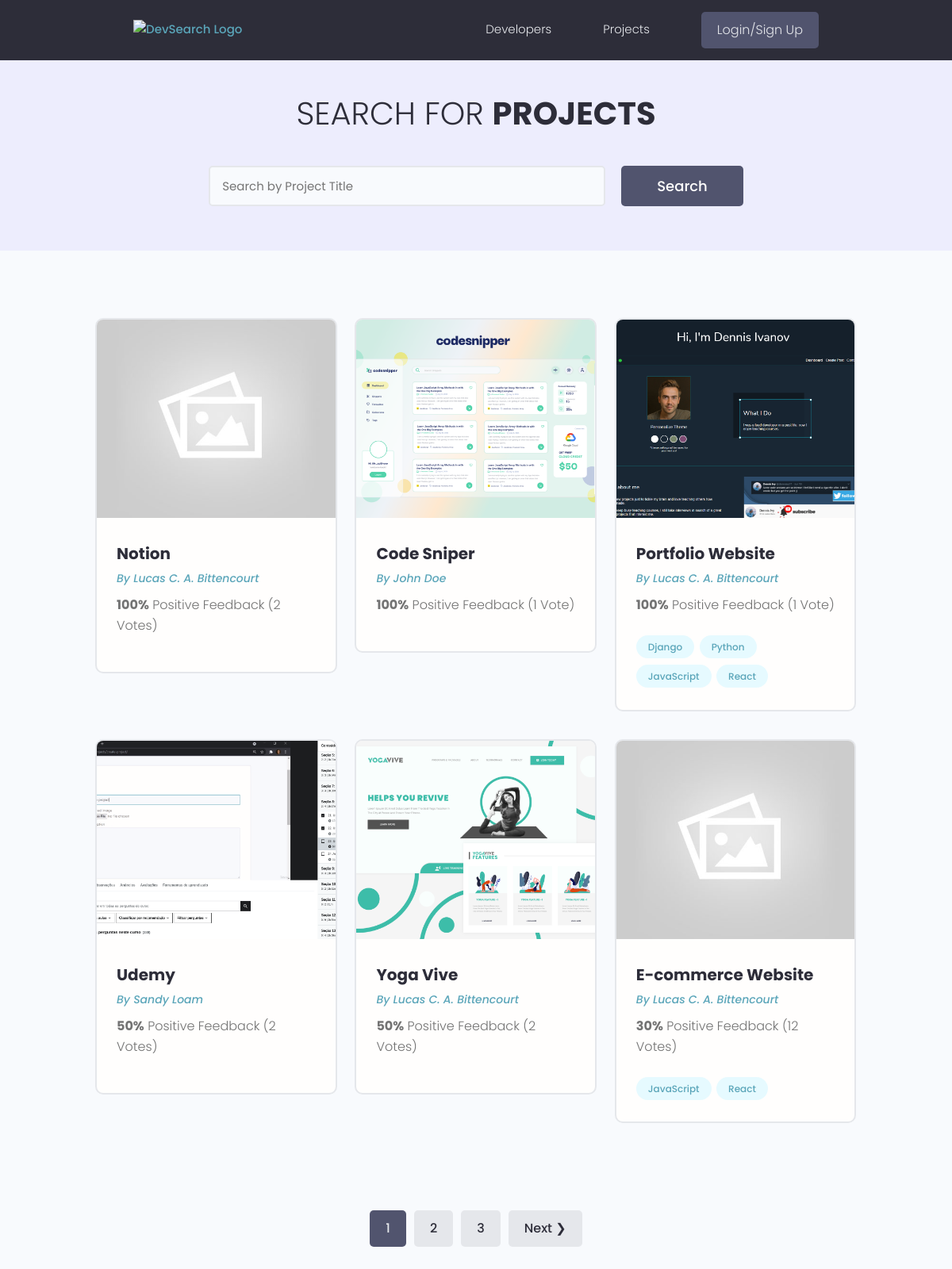
/projects/, run on the app's committed database.
### projects/models.py (models this page shows, shortened)
class Project(models.Model):
    owner = models.ForeignKey(Profile, null=True, blank=True, on_delete=models.SET_NULL)
    title = models.CharField(max_length=200)
    description = models.TextField(null=True, blank=True)
    featured_image = models.ImageField(null=True, blank=True, default="default.jpg")
    demo_link = models.CharField(max_length=2000, null=True, blank=True)
    source_link = models.CharField(max_length=2000, null=True, blank=True)
    tags = models.ManyToManyField('Tag', blank=True)
    vote_total = models.IntegerField(default=0, null=True, blank=True)
    vote_ratio = models.IntegerField(default=0, null=True, blank=True)
    created = models.DateTimeField(auto_now_add=True)
    id = models.UUIDField(default=uuid.uuid4, unique=True,
                            primary_key=True, editable=False)
    class Meta:
        ordering = ['-vote_ratio', '-vote_total', 'title']

class Tag(models.Model):
    name = models.CharField(max_length=200)
    created = models.DateTimeField(auto_now_add=True)
    id = models.UUIDField(default=uuid.uuid4, unique=True,
                            primary_key=True, editable=False)
    def __str__(self):
        return self.name

### users/models.py (models this page shows, shortened)
class Profile(models.Model):
    user = models.OneToOneField(User, on_delete=models.CASCADE, null=True, blank=True)
    name = models.CharField(max_length=200, blank=True, null=True)
    email = models.EmailField(max_length=500, blank=True, null=True)
    username = models.CharField(max_length=200, blank=True, null=True)
    location = models.CharField(max_length=200, blank=True, null=True)
    short_intro = models.CharField(max_length=200, blank=True, null=True)
    bio = models.TextField(blank=True, null=True)
    profile_image = models.ImageField(
        null=True, blank=True, upload_to='profiles/', default='profiles/user_default.png')
    social_github = models.CharField(max_length=200, blank=True, null=True)
    social_twitter = models.CharField(max_length=200, blank=True, null=True)
    social_linkedin = models.CharField(max_length=200, blank=True, null=True)
    social_youtube = models.CharField(max_length=200, blank=True, null=True)
    social_website = models.CharField(max_length=200, blank=True, null=True)
    created = models.DateTimeField(auto_now_add=True)
    id = models.UUIDField(default=uuid.uuid4, unique=True,
                            primary_key=True, editable=False)

### projects/views.py (the view)
# urls.py: path('', views.list, name="projects_list"),
def list(request):
    projects, search_query = search_projects(request)
    custom_range, projects = paginate_projects(request, projects, results=6)
    context = {'projects': projects, 'search_query': search_query, 'custom_range': custom_range}
    return render(request, 'projects/projects.html', context)

### projects/utils.py (called while the page is built)
def paginate_projects(request, projects, results):
  page = request.GET.get('page')
  paginator = Paginator(projects, results)
  try:
    projects = paginator.page(page)
  except PageNotAnInteger:
    page = 1
    projects = paginator.page(page)
  except EmptyPage:
    page = paginator.num_pages
    projects = paginator.page(page)
  left_index = (int(page) - 2)
  if left_index < 1:
    left_index = 1
  right_index = (int(page) + 3)
  if right_index > paginator.num_pages:
    right_index = paginator.num_pages + 1
  custom_range = range(left_index, right_index)
  return custom_range, projects

def search_projects(request):
  search_query = ''
  if request.GET.get('search_query'):
      search_query = request.GET.get('search_query')
  tags = Tag.objects.filter(name__icontains=search_query)
  projects  = Project.objects.distinct().filter(
      Q(title__icontains=search_query) |
      Q(description__icontains=search_query) |
      Q(owner__name__icontains=search_query) |
      Q(tags__in=tags)
  )
  return projects, search_query

### projects/templates/projects/projects.html (shortened to what this page needs)
{% extends 'main.html' %}
{% block content %}
<main class="projects">
  <section class="hero-section text-center">
    <div class="container container--narrow">
      <div class="hero-section__box">
        <h2>Search for <span>Projects</span></h2>
      </div>
      <div class="hero-section__search">
        <form id="searchForm" class="form" action="{% url 'projects_list' %}" method="get">
          <div class="form__field">
            <input class="input input--text" id="formInput#search" type="text" name="search_query"
              placeholder="Search by Project Title" value="{{search_query}}" />
          </div>
          <input class="btn btn--sub btn--lg" type="submit" value="Search" />
        </form>
      </div>
    </div>
  </section>
  <section class="projectsList">
    <div class="container">
      <div class="grid grid--three">
        {% for project in projects %}
        <div class="column">
          <div class="card project">
            <a href="{% url 'projects_index' project.id %}" class="project">
              <img class="project__thumbnail" src="{{project.featured_image.url}}" alt="project thumbnail" />
              <div class="card__body">
                <h3 class="project__title">{{project.title}}</h3>
                <p>
                  <a class="project__author" href="{% url 'user_profile' project.owner.id %}">
                    By {{project.owner.name}}
                  </a>
                </p>
                <p class="project--rating">
                  <span style="font-weight: bold;">{{project.vote_ratio}}%</span> Positive
                  Feedback ({{project.vote_total}} Vote{{project.vote_total|pluralize:"s"}})
                </p>
                <div class="project__tags">
                  {% for tag in project.tags.all %}
                  <span class="tag tag--pill tag--main">
                    <small>{{tag}}</small>
                  </span>
                  {% endfor %}
                </div>
              </div>
            </a>
          </div>
        </div>
        {% endfor %}
      </div>
    </div>
  </section>
  {% include 'pagination.html' with queryset=projects custom_range=custom_range %}
</main>
{% endblock content %}

### static/styles/app.css (style rules this page uses)
:root { --color-sub: #2d2d39; }
.btn--sub { background-color: var(--color-sub-light); }
.card { border: 2px solid var(--color-light); }
img { width: 100%; }
.hero-section { height: 40vh; display: flex; align-items: center; background-color: var(--color-sub); }
.hero-section__box { margin-bottom: 4rem; }
.hero-section__box > h2, .hero-section__box > h2 > span { font-size: 4rem; color: var(--color-light); line-height: 1.3; text-transform: uppercase; }
.hero-section__box > h2 { font-weight: 300; }
.hero-section__box > h2 > span { font-weight: 700; }
.hero-section__search > .form { display: flex; align-items: center; justify-content: center; gap: 2rem; }
.hero-section__search > .form input.input--text { width: 50rem; }
.project__author { font-size: 1.4rem; font-style: italic; }
.project--rating { margin-bottom: 1.6em; margin-top: .5em; }
.projects > .hero-section { background: var(--color-sub-lighter); height: 30vh; }
.projects .hero-section__box { margin-bottom: 2.5rem; }
.projects .hero-section__box > h2 { color: var(--color-sub); }
.projects .hero-section__box > h2 > span { font-weight: 700; color: var(--color-sub); }
.projectsList { margin-top: 8rem; }
.project__thumbnail { height: 25rem; object-fit: cover; object-position: top center; }
.project__title { font-size: 2rem; font-weight: 700; color: var(--color-sub); }

### static/uikit/styles/modules/_variables.css (style rules this page uses)
:root { --color-main: #5aa5b9; --color-main-light: #e6faff; --color-sub: #3f4156; --color-sub-light: #51546e; --color-sub-lighter: #ededfd; --color-text: #737373; --color-gray: #8b8b8b; --color-light: #e5e7eb; --color-light-gray: #767676; --color-bg: #f8fafd; --color-white: #fffefd; --color-white-light: #f3f3f3; --color-success: #359e64; --color-success-bg: #def8e8; --color-error: #fc4b0b; --color-error-bg: #fff2ee; --font-base: 'Poppins', arial, helvetica, 'Segoe UI', roboto, ubuntu, sans-serif; --font-monospace: 'Fira Code', 'Courier New', courier, monospace; --font-regular: 300; --font-medium: 500; --font-bold: 700; --generic-shadow: 1px 1px 5px #00000010; --generic-transition: all 0.3s ease-in-out; }

### static/uikit/styles/modules/_base.css (style rules this page uses)
* { margin: 0; padding: 0; box-sizing: border-box; text-rendering: optimizeLegibility; color: inherit; font-size: inherit; }
html { font-size: 50%; }
@media only screen and (min-width: 480px) { html { font-size: 56.25%; } }
@media only screen and (min-width: 1200px) { html { font-size: 62.5%; } }
body { line-height: 1.6; font-weight: 400; font-size: 1.5rem; color: var(--color-text); background-color: var(--color-bg); min-height: 100vh; }

### static/uikit/styles/modules/_typography.css (style rules this page uses)
* { font-family: var(--font-base); }
h2 { font-size: 3.6rem; font-weight: var(--font-bold); }
h3 { font-size: 3.2rem; font-weight: var(--font-medium); }
p, span, strong { font-size: 1.6rem; color: var(--color-text); font-weight: var(--font-regular); }
a { padding-bottom: 2px; text-decoration: none; display: inline-block; color: var(--color-main); font-weight: var(--font-medium); }

### static/uikit/styles/modules/_utilities.css (style rules this page uses)
.container { width: 92%; max-width: 165rem; margin: 0 auto; box-sizing: border-box; }
.container--narrow { width: 92%; max-width: 120rem; }
@media screen and (min-width: 1000px) { .container { width: 90%; } }
@media screen and (min-width: 1000px) { .container--narrow { width: 85%; } }
@media screen and (min-width: 1200px) { .container { width: 80%; } }
@media screen and (min-width: 1200px) { .container--narrow { width: 72%; } }
.text-center { text-align: center; }

### static/uikit/styles/modules/_button.css (style rules this page uses)
.btn { display: inline-block; position: relative; cursor: pointer; background-color: var(--color-light); font-weight: var(--font-medium); color: var(--color-sub); text-decoration: none; padding: 1rem 2rem; border-radius: 0.5rem; border: none; width: -webkit-fit-content; width: -moz-fit-content; width: fit-content; height: -webkit-fit-content; height: -moz-fit-content; height: fit-content; font-size: 1.6rem; outline-width: 0; outline-color: transparent; -webkit-backface-visibility: hidden; backface-visibility: hidden; transition: all 0.3s ease-in-out; }
.btn--sub { background-color: var(--color-sub); color: var(--color-white); }
.btn--lg { font-size: 1.8rem; padding: 1.2rem 4.5rem; }

### static/uikit/styles/modules/_card.css (style rules this page uses)
.card { border-radius: 1rem; background-color: var(--color-white); border: 1.5px solid var(--color-light); width: auto; height: auto; margin-top: 0.5rem; margin-bottom: 0.5rem; overflow: hidden; }
.card__body, .card__header { padding: 2rem 2.5rem; }

### data on the page
Project: featured_image (placeholder picture), title "Notion", owner.name "Lucas C. A. Bittencourt", vote_ratio "100", vote_total "2"
Project: featured_image (picture), title "Code Sniper", owner.name "John Doe", vote_ratio "100", vote_total "1"
Project: featured_image (picture), title "Portfolio Website", owner.name "Lucas C. A. Bittencourt", vote_ratio "100", vote_total "1"
Tag: name "Django"
Tag: name "Python"
Tag: name "JavaScript"
Tag: name "React"
Project: featured_image (picture), title "Udemy", owner.name "Sandy Loam", vote_ratio "50", vote_total "2"
Project: featured_image (picture), title "Yoga Vive", owner.name "Lucas C. A. Bittencourt", vote_ratio "50", vote_total "2"
Project: featured_image (placeholder picture), title "E-commerce Website", owner.name "Lucas C. A. Bittencourt", vote_ratio "30", vote_total "12"

### other printed values
{{ page }} "1"
{{ page }} "2" "3"
